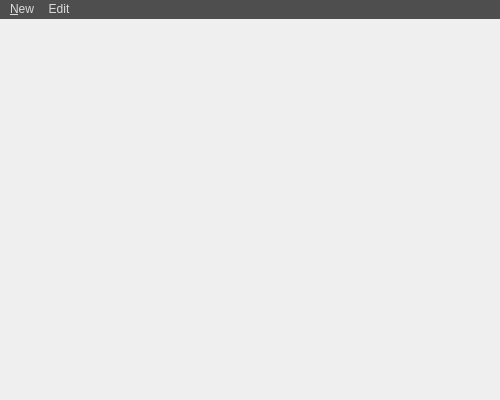
<?xml version="1.0" encoding="UTF-8"?>
<ui version="4.0">
 <class>MainWindow</class>
 <widget class="QMainWindow" name="MainWindow">
  <property name="geometry">
   <rect>
    <x>0</x>
    <y>0</y>
    <width>500</width>
    <height>400</height>
   </rect>
  </property>
  <property name="windowTitle">
   <string>MainWindow</string>
  </property>
  <widget class="QWidget" name="centralWidget">
   <property name="styleSheet">
    <string notr="true"/>
   </property>
  </widget>
  <widget class="QMenuBar" name="menuBar">
   <property name="geometry">
    <rect>
     <x>0</x>
     <y>0</y>
     <width>500</width>
     <height>20</height>
    </rect>
   </property>
   <property name="styleSheet">
    <string notr="true">background-color: rgb(78, 78, 78);
font: 10pt &quot;Arial&quot;;
color: rgb(220, 220, 220);</string>
   </property>
   <widget class="QMenu" name="menuNew">
    <property name="title">
     <string>&amp;New</string>
    </property>
   </widget>
   <widget class="QMenu" name="menuEdit">
    <property name="title">
     <string>Edit</string>
    </property>
    <widget class="QMenu" name="menuAppearance">
     <property name="title">
      <string>&amp;Appearance</string>
     </property>
     <addaction name="actionBlack"/>
     <addaction name="actionBlack_Piano"/>
     <addaction name="actionPokedex_Orange"/>
     <addaction name="actionPokedex_Red"/>
     <addaction name="actionCustom"/>
    </widget>
    <addaction name="menuAppearance"/>
   </widget>
   <addaction name="menuNew"/>
   <addaction name="menuEdit"/>
  </widget>
  <action name="actionBlack">
   <property name="text">
    <string>&amp;Black</string>
   </property>
  </action>
  <action name="actionBlack_Piano">
   <property name="text">
    <string>Black &amp;Piano</string>
   </property>
  </action>
  <action name="actionPokedex_Orange">
   <property name="text">
    <string>&amp;Orange</string>
   </property>
  </action>
  <action name="actionPokedex_Red">
   <property name="text">
    <string>&amp;Red</string>
   </property>
  </action>
  <action name="actionCustom">
   <property name="text">
    <string>&amp;Custom</string>
   </property>
  </action>
 </widget>
 <layoutdefault spacing="6" margin="11"/>
 <resources/>
 <connections/>
</ui>
